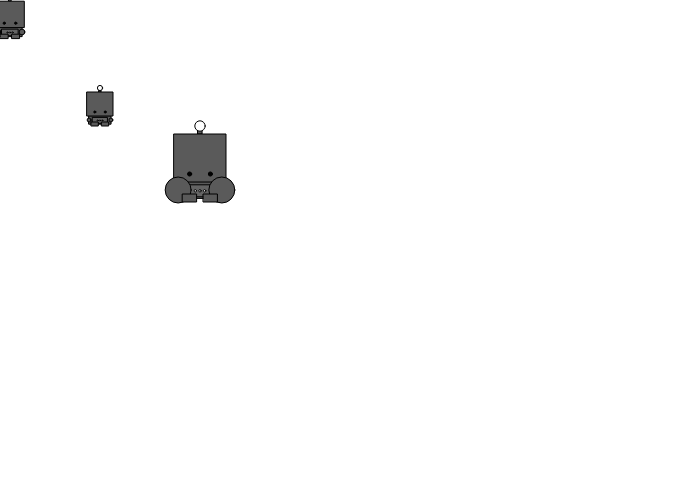
Frame 1 (no input)
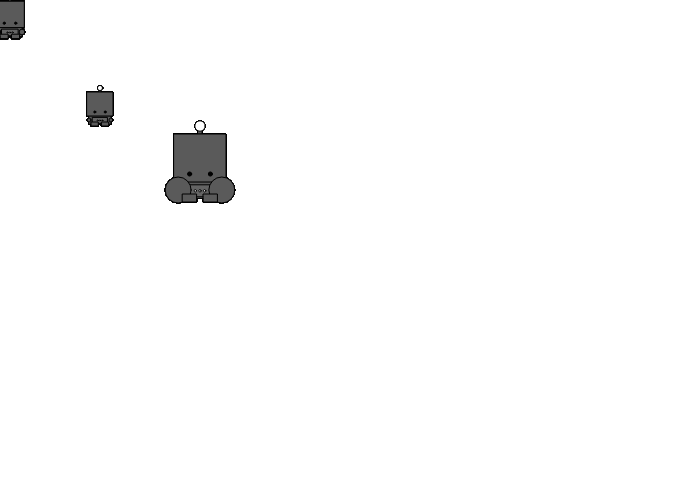
Frame 60 (no input)
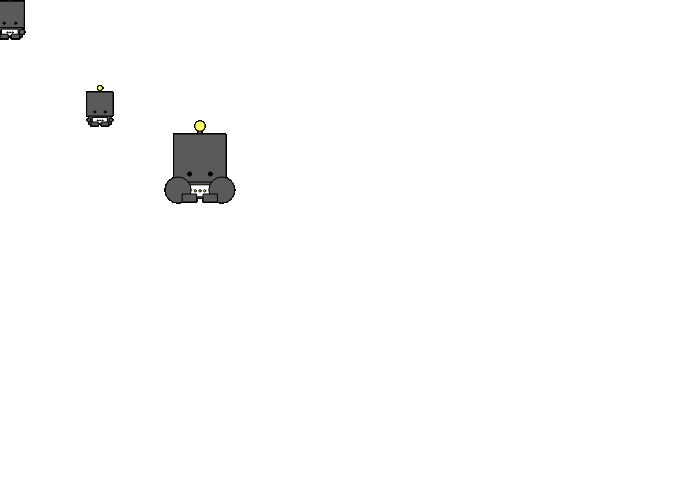
Frame 120 (the mouse pressed at the canvas centre since frame 60)

The p5.js sketch that drew these frames (run headless with seeded random() and noise() and a simulated clock; from frame 60 on, the mouse is pressed at the canvas centre):

// p5.js sketch
// ── sketch.js
var xPosition = 40;
var yPosition = 460;
var robot1;
var robot2;
var robot3;
function setup() {
  createCanvas(680, 480);
  robot1 = new Robot();
  robot1.setup(100, 100, 26, 40, 0.15);

  robot2 = new Robot();
  robot2.setup(10, 10, 26* 1.1, 40 * 1.1, 0.20);

  robot3 = new Robot();
  robot3.setup(200, 150, 26* 2, 40 * 2, 0.5);
}

function draw() {
  robot1.draw(mouseIsPressed);
  robot2.draw(mouseIsPressed);
  robot3.draw(mouseIsPressed);
}
// ── robot.js
function Robot() {
  this.x = 0;
  this.y = 0;
  this.width = 100;
  this.height = 100;
  this.armSize;
  this.setup = function (x, y, width, height, armSize) {
    this.x = x;
    this.y = y;
    this.width = width;
    this.height = height;
    this.armSize = armSize;
  }

  this.draw = function (isOn) {
    stroke(0);
    fill(100);
    rectMode(CENTER);

    this.drawBody(isOn);
    this.drawHead(isOn);
    this.drawArms();
    this.drawLegs();
  }

  this.drawHead = function(isOn) {
    fill(90);
    rect(this.x, this.y - this.height * 0.25, this.width * 0.08, this.height * 0.1 );
    rect(this.x, this.y + this.height * 0.1, this.width, this.height * 0.6);
    if (isOn) {
      fill(255, 255, 102);
    } else {
      fill(255);
    }

    ellipse(this.x, this.y - this.height * 0.3, this.width * 0.2, this.width * 0.2);

    // eyes
    fill(0);
    var eyeSize = this.width*0.08;
    ellipse(this.x+this.width*0.2, this.y+this.height*0.3, eyeSize, eyeSize);
    ellipse(this.x-this.width*0.2, this.y+this.height*0.3, eyeSize, eyeSize);
  }

  this.drawBody = function (isOn) {
    fill(90);
    rect(this.x, this.y+this.height*0.5, this.width*0.85, this.height*0.21);

    if (isOn) {
      fill(255);
    } else {
      fill(100);
    }

    var controllerHeight = this.y + this.height * 0.51;
    var controllerDotSize = this.width * 0.045;
    rect(this.x, controllerHeight, this.width * 0.57, this.height*0.15);

    if (isOn) {
      fill(255, 255, 102);
    } else {
      fill(255);
    }

    ellipse(this.x - this.width*0.09, controllerHeight, controllerDotSize, controllerDotSize);
    ellipse(this.x + this.width*0.09, controllerHeight, controllerDotSize, controllerDotSize);
    ellipse(this.x, controllerHeight, controllerDotSize, controllerDotSize);
  }

  this.drawArms = function () {
    fill(90);
    var armGap = this.width * 0.42;
    var armSize = this.width * this.armSize;
    ellipse(this.x - armGap, this.y + this.height*0.5, armSize, armSize);
    ellipse(this.x + armGap, this.y + this.height*0.5, armSize, armSize);
  }

  this.drawLegs = function () {
    fill(90);
    var legGap = this.width * 0.2;
    var legYPos = this.height * 0.6;
    var legWidth = this.width * 0.27;
    var legHeight = this.height * 0.1;
    rect(this.x-legGap, this.y + legYPos, legWidth, legHeight);
    rect(this.x+legGap, this.y + legYPos, legWidth, legHeight);
  }
}
